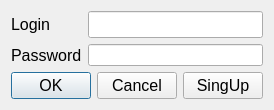
<?xml version="1.0" encoding="UTF-8"?>
<ui version="4.0">
 <class>LoginForm</class>
 <widget class="QWidget" name="LoginForm">
  <property name="geometry">
   <rect>
    <x>0</x>
    <y>0</y>
    <width>257</width>
    <height>103</height>
   </rect>
  </property>
  <property name="windowTitle">
   <string>Form</string>
  </property>
  <layout class="QVBoxLayout" name="verticalLayout">
   <item>
    <layout class="QFormLayout" name="formLayout">
     <item row="0" column="0">
      <widget class="QLabel" name="label">
       <property name="font">
        <font>
         <pointsize>12</pointsize>
        </font>
       </property>
       <property name="text">
        <string>Login</string>
       </property>
      </widget>
     </item>
     <item row="1" column="0">
      <widget class="QLabel" name="label_2">
       <property name="font">
        <font>
         <pointsize>12</pointsize>
        </font>
       </property>
       <property name="text">
        <string>Password</string>
       </property>
      </widget>
     </item>
     <item row="0" column="1">
      <widget class="QLineEdit" name="loginLineEdit">
       <property name="font">
        <font>
         <pointsize>12</pointsize>
        </font>
       </property>
      </widget>
     </item>
     <item row="1" column="1">
      <widget class="QLineEdit" name="passwordLineEdit">
       <property name="echoMode">
        <enum>QLineEdit::Password</enum>
       </property>
      </widget>
     </item>
    </layout>
   </item>
   <item>
    <spacer name="verticalSpacer">
     <property name="orientation">
      <enum>Qt::Vertical</enum>
     </property>
     <property name="sizeHint" stdset="0">
      <size>
       <width>20</width>
       <height>40</height>
      </size>
     </property>
    </spacer>
   </item>
   <item>
    <layout class="QHBoxLayout" name="horizontalLayout">
     <item>
      <widget class="QDialogButtonBox" name="buttonBox">
       <property name="font">
        <font>
         <pointsize>12</pointsize>
        </font>
       </property>
       <property name="standardButtons">
        <set>QDialogButtonBox::Cancel|QDialogButtonBox::Ok</set>
       </property>
      </widget>
     </item>
     <item>
      <widget class="QPushButton" name="singUpPushButton">
       <property name="font">
        <font>
         <pointsize>12</pointsize>
        </font>
       </property>
       <property name="text">
        <string>SingUp</string>
       </property>
      </widget>
     </item>
    </layout>
   </item>
  </layout>
 </widget>
 <resources/>
 <connections/>
</ui>
